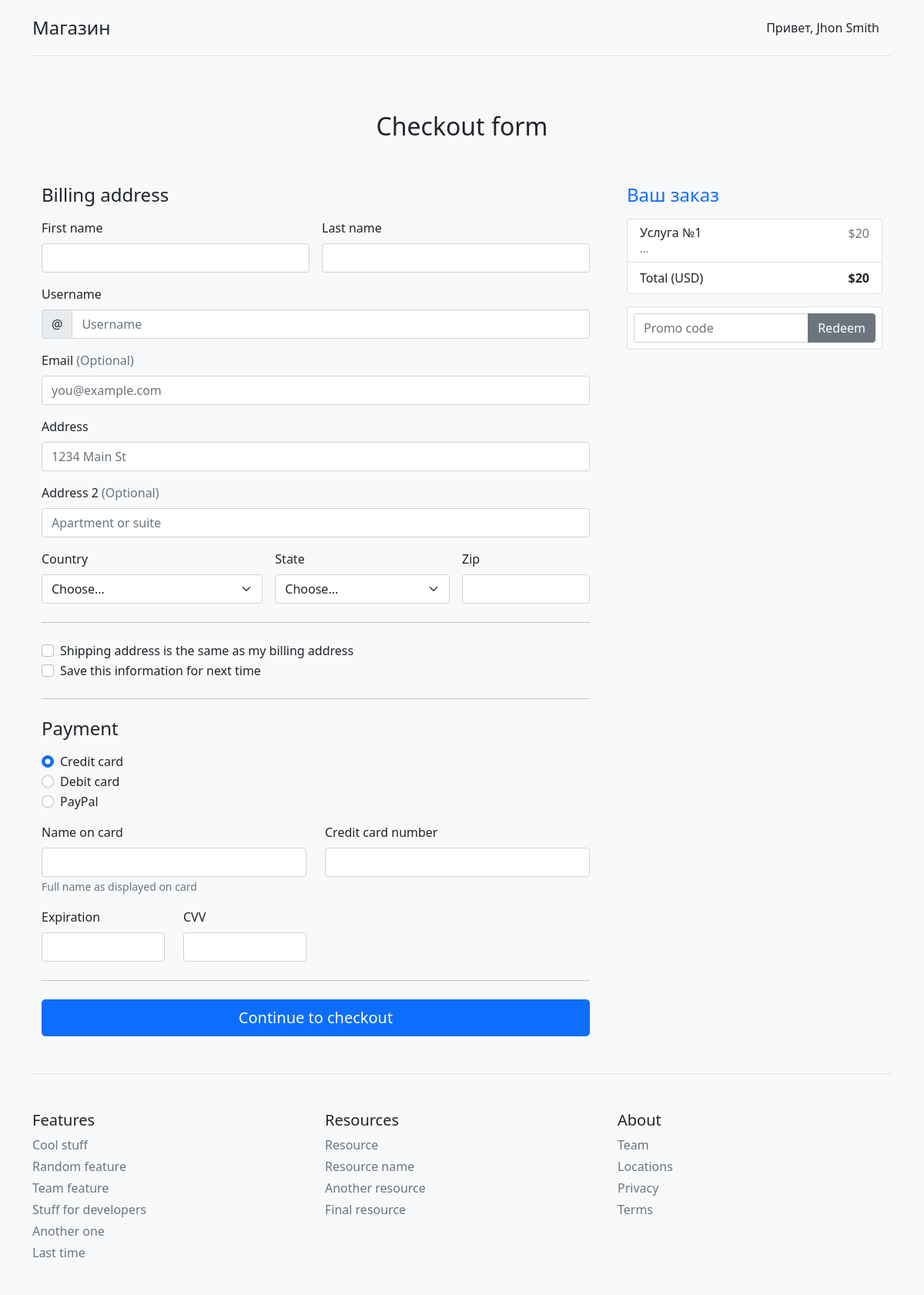
The app's page /purchase/1 (signed in) with its own data.
### eshop/models.py (models this page shows, shortened)
class Main:
    def add_to(self):
        try:
            db.session.add(self)
            db.session.commit()
            return True
        except Exception as e:
            print(e)
            return False

class User(db.Model, UserMixin, Main):
    __tablename__ = 'eshop_User'
    id = db.Column(
        db.Integer,
        primary_key=True
    )
    email = db.Column(
        db.String(100),
        unique=True,
        nullable=False
    )
    username = db.Column(
        db.String(100),
        unique=True,
        nullable=False
    )
    name = db.Column(
        db.String(200)
    )
    password = db.Column(
        db.String(200),
        primary_key=False,
        unique=False,
        nullable=False
    )
    reg_date = db.Column(
        db.DateTime,
        default=datetime.utcnow
    )
    active = db.Column(db.Boolean(), default=True)
    roles = db.relationship('Role', secondary=roles_users, backref=db.backref('users', lazy='dynamic'))

class Product(db.Model, Main):
    __tablename__ = 'eshop_Product'
    id = db.Column(
        db.Integer,
        primary_key=True
    )
    title = db.Column(
        db.String(100),
        nullable=False
    )
    price = db.Column(
        db.Integer,
        nullable=False
    )
    onStorage = db.Column(
        db.Boolean,
        default=True
    )
    description = db.Column(
        db.Text,
        nullable=False
    )
    creator = db.Column(
        db.String(100),
        db.ForeignKey('eshop_User.email')
    )

### eshop/routes.py (the view)
@app.route('/purchase/<int:product_id>')
@login_required
def purchase(product_id):
    product = Product.query.get_or_404(product_id)
    return render_template('user/purchase.html', product=product)

### eshop/templates/user/purchase.html (shortened to what this page needs)
{% extends 'base.html' %}
{% block content %}
<body class="bg-light">
<div class="container">
  <main>
    <div class="py-5 text-center">
      <h2>Checkout form</h2>
    </div>
    <div class="row g-5">
      <div class="col-md-5 col-lg-4 order-md-last">
        <h4 class="d-flex justify-content-between align-items-center mb-3">
          <span class="text-primary">Ваш заказ</span>
        </h4>
        <ul class="list-group mb-3">
          <li class="list-group-item d-flex justify-content-between lh-sm">
            <div>
              <h6 class="my-0">{{ product.title }}</h6>
              <small class="text-muted">...</small>
            </div>
            <span class="text-muted">${{ product.price }}</span>
          </li>
          <li class="list-group-item d-flex justify-content-between">
            <span>Total (USD)</span>
            <strong>${{ product.price }}</strong>
          </li>
        </ul>
        <form class="card p-2">
          <div class="input-group">
            <input type="text" class="form-control" placeholder="Promo code">
            <button type="submit" class="btn btn-secondary">Redeem</button>
          </div>
        </form>
      </div>
      <div class="col-md-7 col-lg-8">
        <h4 class="mb-3">Billing address</h4>
        <form class="needs-validation" novalidate="">
          <div class="row g-3">
            <div class="col-sm-6">
              <label for="firstName" class="form-label">First name</label>
              <input type="text" class="form-control" id="firstName" placeholder="" value="" required="">
            </div>
            <div class="col-sm-6">
              <label for="lastName" class="form-label">Last name</label>
              <input type="text" class="form-control" id="lastName" placeholder="" value="" required="">
            </div>
            <div class="col-12">
              <label for="username" class="form-label">Username</label>
              <div class="input-group has-validation">
                <span class="input-group-text">@</span>
                <input type="text" class="form-control" id="username" placeholder="Username" required="">
              </div>
            </div>
            <div class="col-12">
              <label for="email" class="form-label">Email <span class="text-muted">(Optional)</span></label>
              <input type="email" class="form-control" id="email" placeholder="you@example.com">
            </div>
            <div class="col-12">
              <label for="address" class="form-label">Address</label>
              <input type="text" class="form-control" id="address" placeholder="1234 Main St" required="">
            </div>
            <div class="col-12">
              <label for="address2" class="form-label">Address 2 <span class="text-muted">(Optional)</span></label>
              <input type="text" class="form-control" id="address2" placeholder="Apartment or suite">
            </div>
            <div class="col-md-5">
              <label for="country" class="form-label">Country</label>
              <select class="form-select" id="country" required="">
                <option value="">Choose...</option>
              </select>
            </div>
            <div class="col-md-4">
              <label for="state" class="form-label">State</label>
              <select class="form-select" id="state" required="">
                <option value="">Choose...</option>
              </select>
            </div>
            <div class="col-md-3">
              <label for="zip" class="form-label">Zip</label>
              <input type="text" class="form-control" id="zip" placeholder="" required="">
            </div>
          </div>
          <hr class="my-4">
          <div class="form-check">
            <input type="checkbox" class="form-check-input" id="same-address">
            <label class="form-check-label" for="same-address">Shipping address is the same as my billing address</label>
          </div>
          <div class="form-check">
            <input type="checkbox" class="form-check-input" id="save-info">
            <label class="form-check-label" for="save-info">Save this information for next time</label>
          </div>
          <hr class="my-4">
          <h4 class="mb-3">Payment</h4>
          <div class="my-3">
            <div class="form-check">
              <input id="credit" name="paymentMethod" type="radio" class="form-check-input" checked="" required="">
              <label class="form-check-label" for="credit">Credit card</label>
            </div>
            <div class="form-check">
              <input id="debit" name="paymentMethod" type="radio" class="form-check-input" required="">
              <label class="form-check-label" for="debit">Debit card</label>
            </div>
            <div class="form-check">
              <input id="paypal" name="paymentMethod" type="radio" class="form-check-input" required="">
              <label class="form-check-label" for="paypal">PayPal</label>
            </div>
          </div>
          <div class="row gy-3">
            <div class="col-md-6">
              <label for="cc-name" class="form-label">Name on card</label>
              <input type="text" class="form-control" id="cc-name" placeholder="" required="">
              <small class="text-muted">Full name as displayed on card</small>
            </div>
            <div class="col-md-6">
              <label for="cc-number" class="form-label">Credit card number</label>
              <input type="text" class="form-control" id="cc-number" placeholder="" required="">
            </div>
            <div class="col-md-3">
              <label for="cc-expiration" class="form-label">Expiration</label>
              <input type="text" class="form-control" id="cc-expiration" placeholder="" required="">
            </div>
            <div class="col-md-3">
              <label for="cc-cvv" class="form-label">CVV</label>
              <input type="text" class="form-control" id="cc-cvv" placeholder="" required="">
            </div>
          </div>
          <hr class="my-4">
          <button class="w-100 btn btn-primary btn-lg" type="submit">Continue to checkout</button>
        </form>
      </div>
    </div>
  </main>
</div>
</body>
{% endblock %}

### eshop/templates/header.html
<header>
    <div class="d-flex flex-column flex-md-row align-items-center pb-3 mb-4 border-bottom">
      <a href="{{ url_for('index') }}" class="d-flex align-items-center text-dark text-decoration-none">
        <span class="fs-4">Магазин</span>
      </a>
      <nav class="d-inline-flex mt-2 mt-md-0 ms-md-auto">
        {% if not current_user.is_authenticated  %}
          <a class="me-3 py-2 text-dark text-decoration-none" href="{{ url_for('about') }}">О нас</a>
          <a class="btn btn-outline-warning" href="{{ url_for('auth_bp.login') }}">Войти</a>
        {% else %}
          {% if current_user.has_role('editor') %}
            <a class="me-3 py-2 text-dark text-decoration-none" href="{{ url_for('dashboard', username=current_user.username) }}">Привет, {{ current_user.name }}</a>
          {% else %}
            <a class="me-3 py-2 text-dark text-decoration-none" href="{{ url_for('user_dashboard', username=current_user.username) }}">Привет, {{ current_user.name }}</a>
          {% endif %}
        {% endif %}
      </nav>
    </div>
</header>

### records on screen
User: name "Jhon Smith"
Product: title "Услуга №1", price "20"
